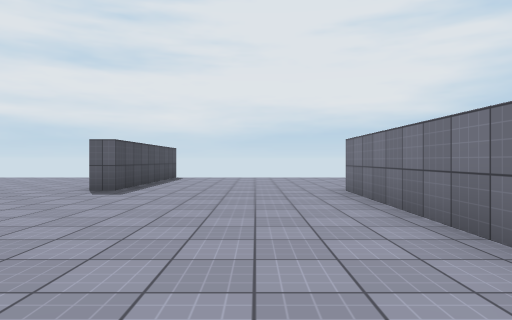
view 1 (above)

22 first-person views from a walk through a scene from a Unity 3-D project. The camera is 1.2 m above the floor, looks level and sees 75° across. The floor is counted in squares, 2 m on a side. Each view is taken from the middle of a square. On the plan, view 1 faces up. The plan holds only what a view shows up to about 10 squares ahead; the rest is blank. The place goes on beyond the plan. Surface patterns are stand-ins for the level's own textures.

view 2
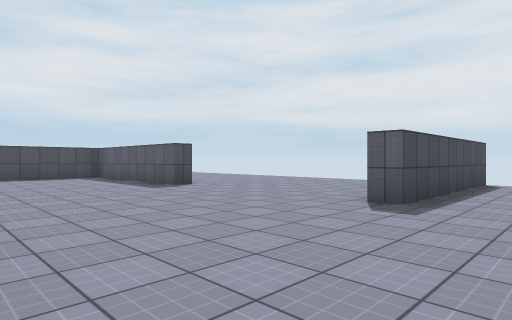

view 3
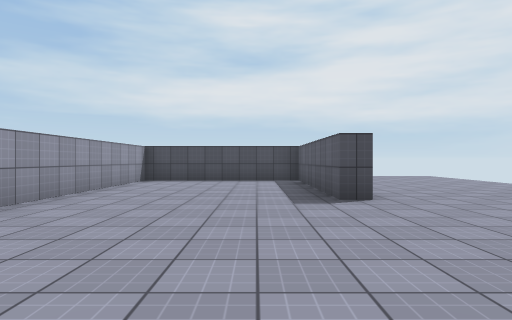

view 4
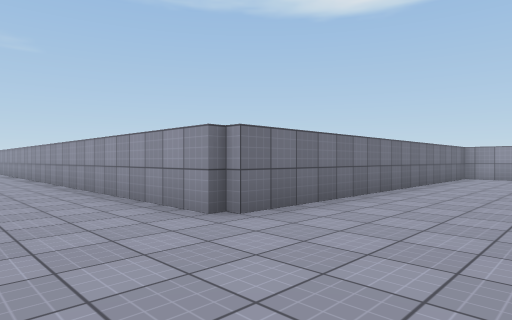

view 5
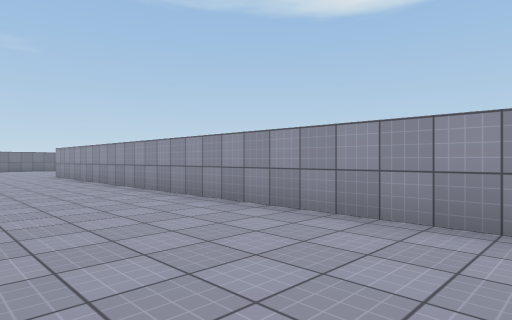

view 6
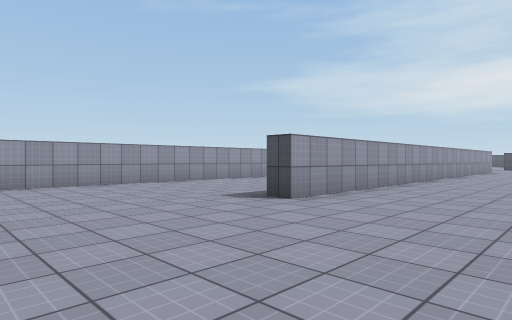

view 7
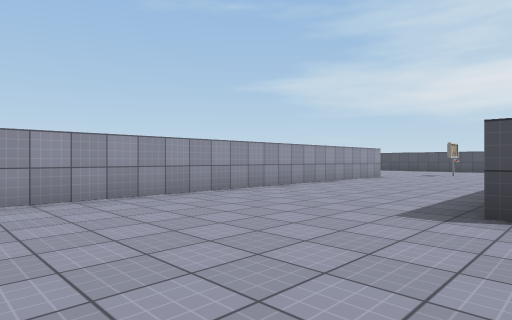

view 8
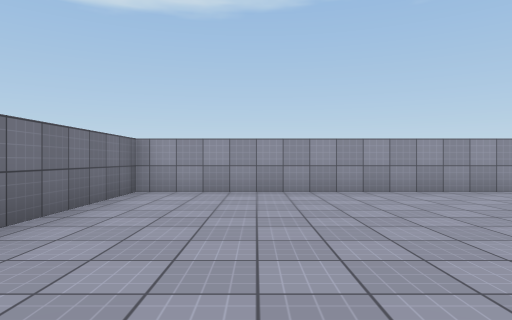

view 9
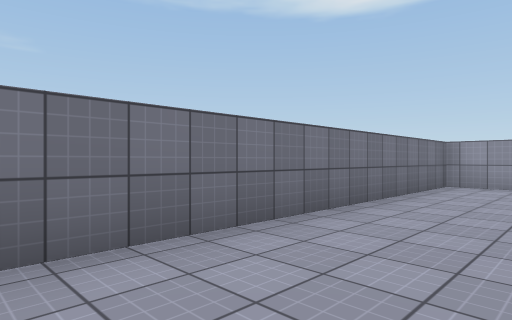

view 10
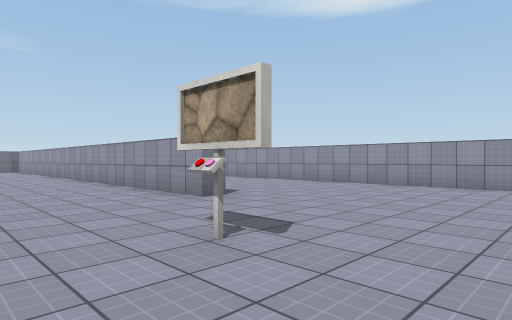

view 11
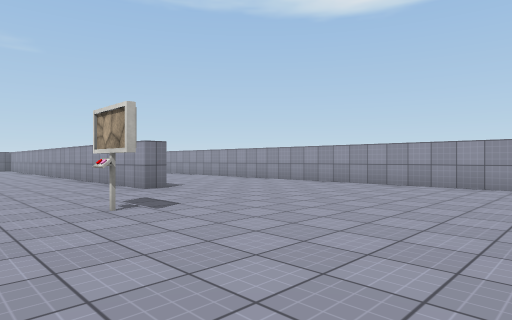

view 12
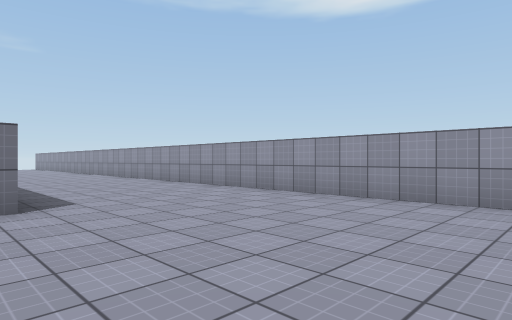

view 13
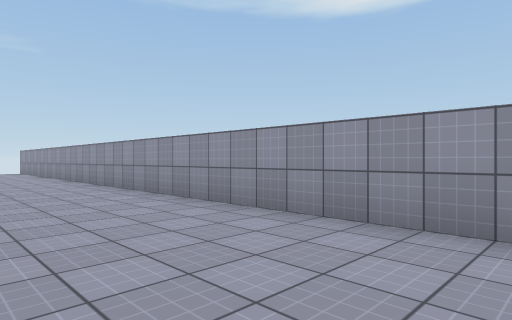

view 14
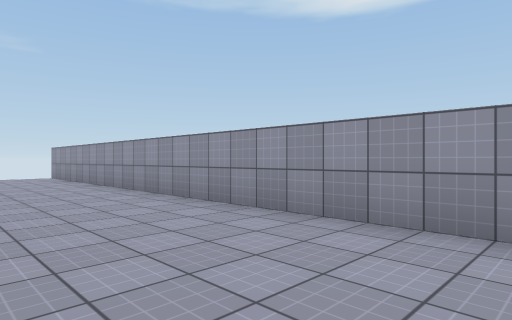

view 15
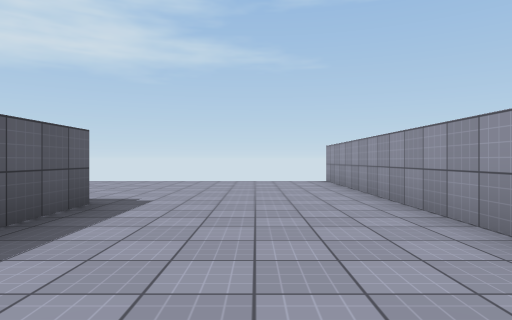

view 16
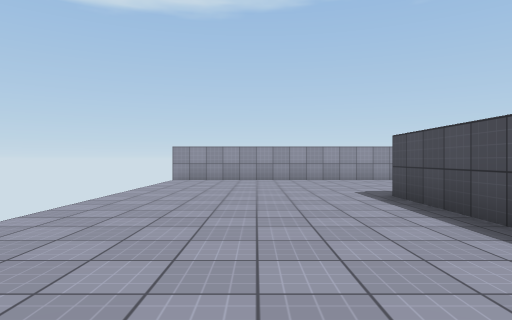

view 17
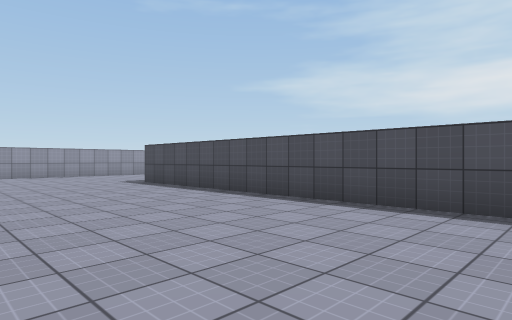

view 18
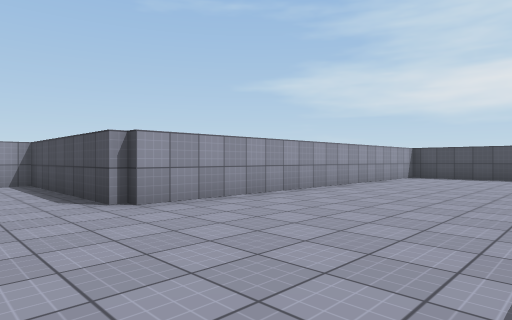

view 19
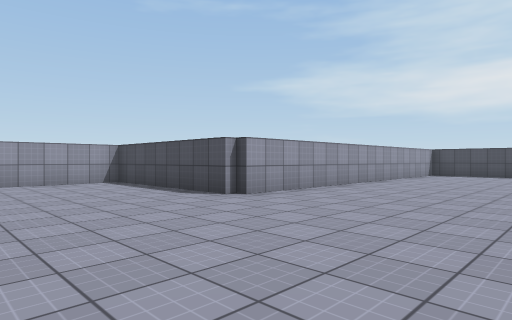

view 20
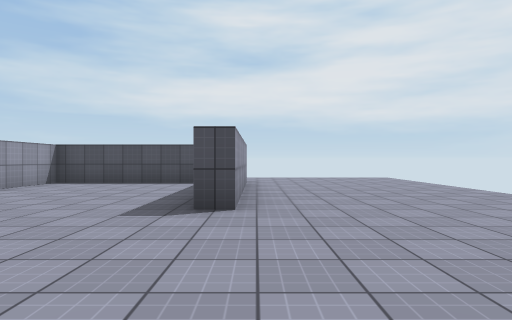

view 21
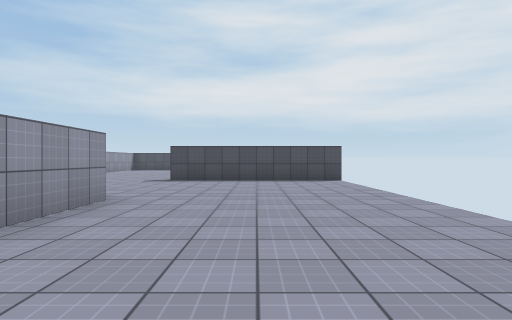

view 22
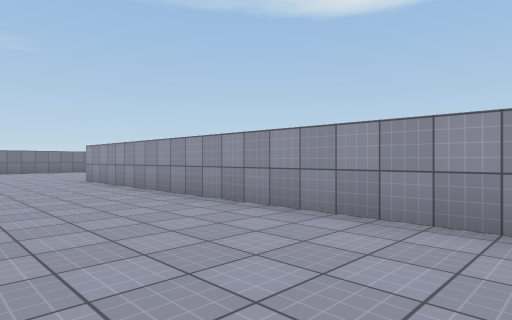

### Floor plan
Points are (right, up) in squares from view 1. A wall is a line through its corners. A room is listed if a view was taken in it or the views show most of it. See-through windows are left out.
Room 1 (views 1, 2, 3, 4, 5, 6, 7, 8, 9, 10, 11, 12, 13, 14, 15, 16, 17, 18, 19, 20, 21, 22)
walls: (9.5, 1.2) (9.5, 1.8) (24.2, 1.8) (24.2, 9.8); (6.5, 3.4) (7.5, 3.4); (4, -3) (29.5, -3); (1.8, -2.4) (1.8, 6.7) (17, 6.7) (17, 6.2); (-2.8, 10.5) (-2.8, 6.5) (-3.2, 6.5); (24.5, 1.2) (22.9, 1.2); (24.7, 9.5) (24.7, 1.5); (-12.5, 6.7) (-8, 6.7) (-8, 6.3) (-12.7, 6.3) (-12.7, 1.8) (-2.8, 1.8) (-2.8, -3) (1.1, -3)

Positions as (right, up) in squares from view 1, and headings:
1: (0, 0), facing up
2: (-1, 2), facing up-left
3: (-3, 5), facing left
4: (-1, 9), facing down-right
5: (4, 10), facing down-right
6: (21, 10), facing down-left
7: (21, 7), facing down-left
8: (22, 8), facing down
9: (22, 10), facing down-right
10: (5, 5), facing down-right
11: (3, 5), facing down-right
12: (5, 2), facing down-right
13: (12, 0), facing down-right
14: (17, 0), facing down-right
15: (20, -1), facing right
16: (27, 7), facing down
17: (29, 10), facing down-left
18: (-1, 6), facing down-left
19: (1, 6), facing down-left
20: (-4, 7), facing left
21: (7, 9), facing left
22: (7, 10), facing down-right
